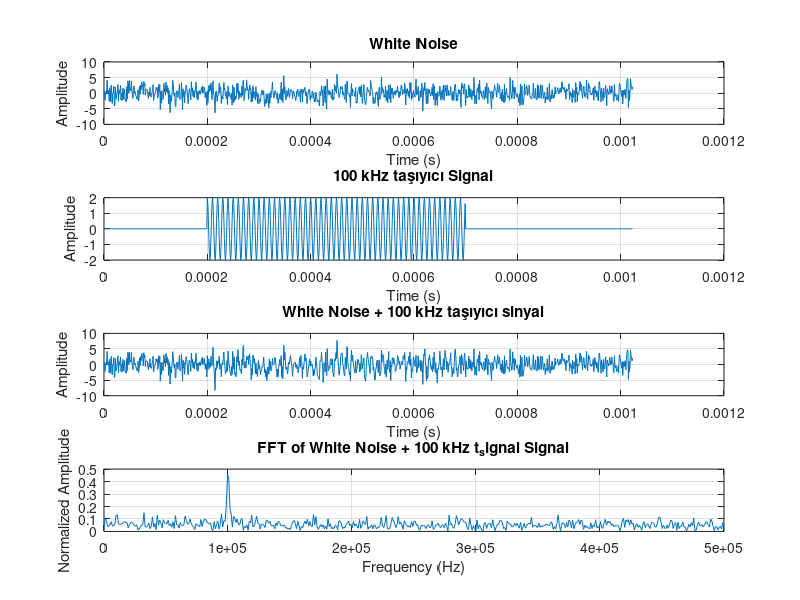

Reproduce this figure in MATLAB.


% Örnekleme frekansı ve zaman vektörü
Fs = 1000000;  % Örnekleme frekansı (örneğin 1 MHz)
t = (0:1023) / Fs;  % Zaman vektörü (1024 nokta)

% Beyaz gürültü oluşturma
amplitude_w =2; %sinyal amplitude artırmak veya azaltmak için kullanılır
white_noise = amplitude_w*randn(size(t));

% Taşıyıcı frekanslı sinyali oluşturma
f_carrier = 100000;  % Taşıyıcı frekans (örneğin 100 kHz)
modulation_index = 0.5;  % Modülasyon indeksi
%t_signal = cos(2 * pi * f_carrier * t + modulation_index * sin(2 * pi * 100 * t));
%t1_start =0.0005;
%num_cycles = 1;
%t_signal = 3*cos(2 * pi * f_carrier * (t - t1_start) * num_cycles) .* (t >= t1_start & t < (t1_start + 1/f_carrier));
Ta = 0.0002;  % Sinyalin başlama zamanı (örneğin 0.002 saniye)
Tb = Ta + (1/f_carrier)*50;  % Sinyalin durma zamanı buradaki 50(cycle) sinyal uzunluğunu ayarlamak için değiştirlebilir
amplitude_l =2; %sinyal amplitude artırmak veya azaltmak için kullanılır
t_signal = amplitude_l * cos(2 * pi * f_carrier * (t - Ta) ) .* (t >= Ta & t < Tb);

% Toplam sinyal (beyaz gürültü + taşıyıcı sinyal)
signal = white_noise + t_signal;

% FFT hesaplama
N = 1024;  % FFT uzunluğu (1024 nokta)
Y = fft(signal(1:N));  % Verinin ilk N örneğini alarak FFT hesapla

% Frekans eksenini oluşturma
f = (0:N-1) * Fs / N;  % Frekans eksenini Hertz cinsinden hesapla

% FFT sonucunu amplitüd ile normalize etme
Y_normalized = abs(Y) / N;  % Amplitüd normalizasyonu

% FFT sonucunu tek taraflı spektrum olarak düzenleme
Y_single_side = Y_normalized(1:N/2 + 1);  % Tek taraflı spektrum için gerekli bölüm
f_single_side = f(1:N/2 + 1);  % Tek taraflı frekans eksenini oluştur

% FFT sonucunu ve sinyali plot etme
figure;


% white Noise Sinyali zaman domaininde plot et
subplot(4, 1, 1);
plot(t, white_noise);
title('White Noise');
xlabel('Time (s)');
ylabel('Amplitude');
grid on;

% taşıyıcı Sinyali zaman domaininde plot et
subplot(4, 1, 2);
plot(t, t_signal);
title('100 kHz taşıyıcı Signal');
xlabel('Time (s)');
ylabel('Amplitude');
grid on;

% taşıyıcı sinyal + white Noise Sinyali zaman domaininde plot et
subplot(4, 1, 3);
plot(t, signal);
title('White Noise + 100 kHz taşıyıcı sinyal');
xlabel('Time (s)');
ylabel('Amplitude');
grid on;

% FFT sonucunu frekans domaininde plot et
subplot(4, 1, 4);
plot(f_single_side, Y_single_side);
title('FFT of White Noise + 100 kHz t_signal Signal');
xlabel('Frequency (Hz)');
ylabel('Normalized Amplitude');
grid on;
